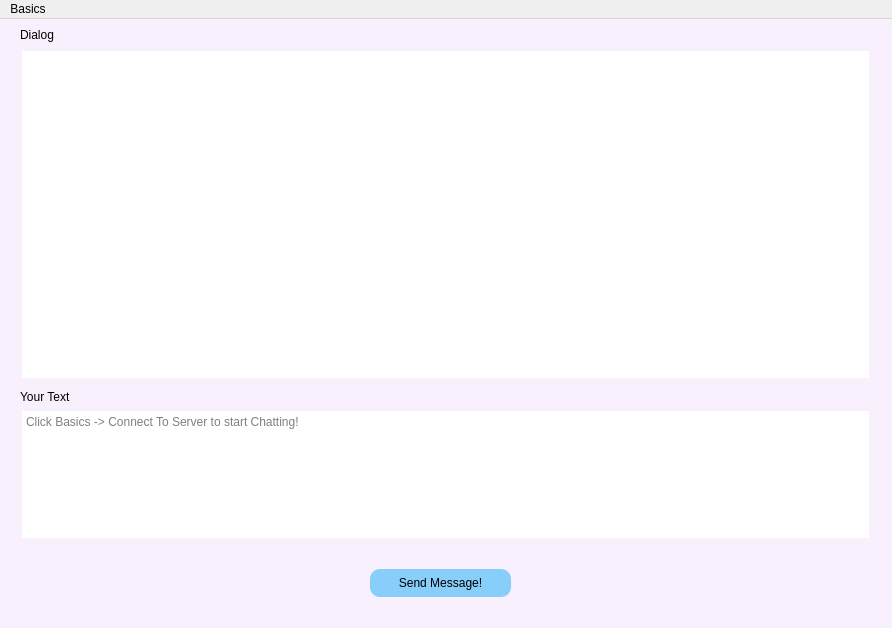
<?xml version="1.0" encoding="UTF-8"?>
<ui version="4.0">
 <class>MainWindow</class>
 <widget class="QMainWindow" name="MainWindow">
  <property name="geometry">
   <rect>
    <x>0</x>
    <y>0</y>
    <width>892</width>
    <height>628</height>
   </rect>
  </property>
  <property name="windowTitle">
   <string>MainWindow</string>
  </property>
  <property name="styleSheet">
   <string notr="true">QMainWindow {
	background-color: #f9f0fe;
}</string>
  </property>
  <widget class="QWidget" name="centralWidget">
   <widget class="QTextBrowser" name="info_text">
    <property name="geometry">
     <rect>
      <x>20</x>
      <y>30</y>
      <width>851</width>
      <height>331</height>
     </rect>
    </property>
    <property name="styleSheet">
     <string notr="true">QTextBrowser { 
	font-family: &quot;Microsoft YaHei&quot;; 
	padding: 2px;
	border-radius: 5px;
	border: 1px, solid #000000;
}
QTextBrowser:hover {
	border: 1px solid #34495E;
}</string>
    </property>
   </widget>
   <widget class="QPushButton" name="send_button">
    <property name="geometry">
     <rect>
      <x>370</x>
      <y>550</y>
      <width>141</width>
      <height>28</height>
     </rect>
    </property>
    <property name="styleSheet">
     <string notr="true">QPushButton {
	background-color: #87CEFA;
	border-radius: 10px; 
	color: rgb(0, 0, 0); 
	font-family: &quot;Microsoft YaHei&quot; 
} 
QPushButton:hover { 
	background-color: #00BFFF; 
}</string>
    </property>
    <property name="text">
     <string>Send Message!</string>
    </property>
   </widget>
   <widget class="QTextEdit" name="input_text">
    <property name="geometry">
     <rect>
      <x>20</x>
      <y>390</y>
      <width>851</width>
      <height>131</height>
     </rect>
    </property>
    <property name="styleSheet">
     <string notr="true">QTextEdit { 
	font-family: &quot;Microsoft YaHei&quot;; 
	padding: 2px;
	border-radius: 5px;
	border: 1px, solid #000000;
}
QTextEdit:hover {
	border: 1px solid #34495E;
}</string>
    </property>
    <property name="placeholderText">
     <string>Click Basics -&gt; Connect To Server to start Chatting!</string>
    </property>
   </widget>
   <widget class="QLabel" name="label">
    <property name="geometry">
     <rect>
      <x>20</x>
      <y>370</y>
      <width>201</width>
      <height>16</height>
     </rect>
    </property>
    <property name="styleSheet">
     <string notr="true">QLabel { font-family: &quot;Microsoft YaHei&quot;; }</string>
    </property>
    <property name="text">
     <string>Your Text</string>
    </property>
   </widget>
   <widget class="QLabel" name="label_2">
    <property name="geometry">
     <rect>
      <x>20</x>
      <y>5</y>
      <width>201</width>
      <height>21</height>
     </rect>
    </property>
    <property name="styleSheet">
     <string notr="true">QLabel { font-family: &quot;Microsoft YaHei&quot;; }</string>
    </property>
    <property name="text">
     <string>Dialog</string>
    </property>
   </widget>
   <widget class="QLabel" name="level_label">
    <property name="geometry">
     <rect>
      <x>690</x>
      <y>366</y>
      <width>181</width>
      <height>20</height>
     </rect>
    </property>
    <property name="styleSheet">
     <string notr="true">QLabel { font-family: &quot;Microsoft YaHei&quot;; }</string>
    </property>
    <property name="text">
     <string/>
    </property>
   </widget>
  </widget>
  <widget class="QMenuBar" name="menuBar">
   <property name="geometry">
    <rect>
     <x>0</x>
     <y>0</y>
     <width>892</width>
     <height>26</height>
    </rect>
   </property>
   <widget class="QMenu" name="menuServer">
    <property name="title">
     <string>Basics</string>
    </property>
    <addaction name="actionConnect_To_Server"/>
    <addaction name="actionChange_Account"/>
    <addaction name="actionExit"/>
   </widget>
   <addaction name="menuServer"/>
  </widget>
  <action name="actionConnect_To_Server">
   <property name="text">
    <string>Connect To Server</string>
   </property>
  </action>
  <action name="actionRegister">
   <property name="text">
    <string>Register</string>
   </property>
  </action>
  <action name="actionChange_Account">
   <property name="text">
    <string>Change Account</string>
   </property>
  </action>
  <action name="actionExit">
   <property name="text">
    <string>Exit</string>
   </property>
  </action>
  <action name="actionSend_Photo">
   <property name="text">
    <string>Send Photo</string>
   </property>
  </action>
 </widget>
 <layoutdefault spacing="6" margin="11"/>
 <resources/>
 <connections/>
</ui>
